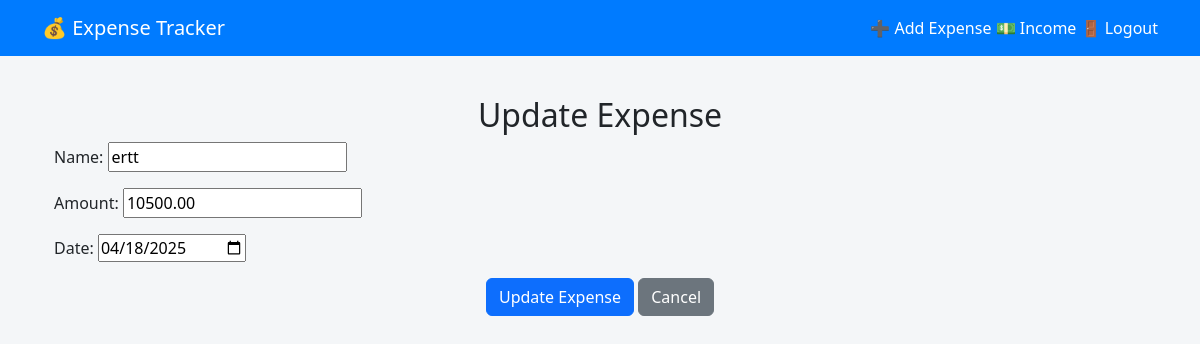
The app's page /update/14/ (signed in) with its own data.
### exp/ExpenseTracker/tracker/models.py (models this page shows, shortened)
class Expense(models.Model):
    user = models.ForeignKey(User, on_delete=models.CASCADE)
    name = models.CharField(max_length=255)
    amount = models.DecimalField(max_digits=10, decimal_places=2)
    date = models.DateField()
    category = models.CharField(max_length=100, default='Other')

### exp/ExpenseTracker/tracker/views.py (the view)
# urls.py: path("update/<int:expense_id>/", update_expense, name="update_expense"),
def update_expense(request, expense_id):
    expense = get_object_or_404(Expense, id=expense_id, user=request.user)
    if request.method == "POST":
        form = ExpenseForm(request.POST, instance=expense)
        if form.is_valid():
            form.save()
            return redirect("dashboard")  # Redirect to dashboard after updating
    else:
        form = ExpenseForm(instance=expense)  # Pre-fill the form with existing data
    return render(request, "tracker/update_expense.html", {"form": form})

### exp/ExpenseTracker/tracker/forms.py
class ExpenseForm(forms.ModelForm):
    date = forms.DateField(
        widget=forms.DateInput(attrs={'type': 'date'}),  # Date picker input
        required=True
    )
    class Meta:
        model = Expense
        fields = ['name', 'amount','date']

### exp/ExpenseTracker/tracker/templates/tracker/update_expense.html (shortened to what this page needs)
{% extends "tracker/base.html" %}
{% block content %}
<div class="container">
    <h2 class="text-center">Update Expense</h2>
    <form method="post">
        {{ form.as_p }}
        <div class="text-center">
            <button type="submit" class="btn btn-primary">Update Expense</button>
            <a href="{% url 'dashboard' %}" class="btn btn-secondary">Cancel</a>
        </div>
    </form>
</div>
{% endblock %}

### exp/ExpenseTracker/tracker/templates/tracker/base.html (style rules this page uses)
body { background: #f4f6f8; min-height: 100vh; }

### records on screen
Expense: name "ertt", amount "10500.00", date "04/18/2025"
